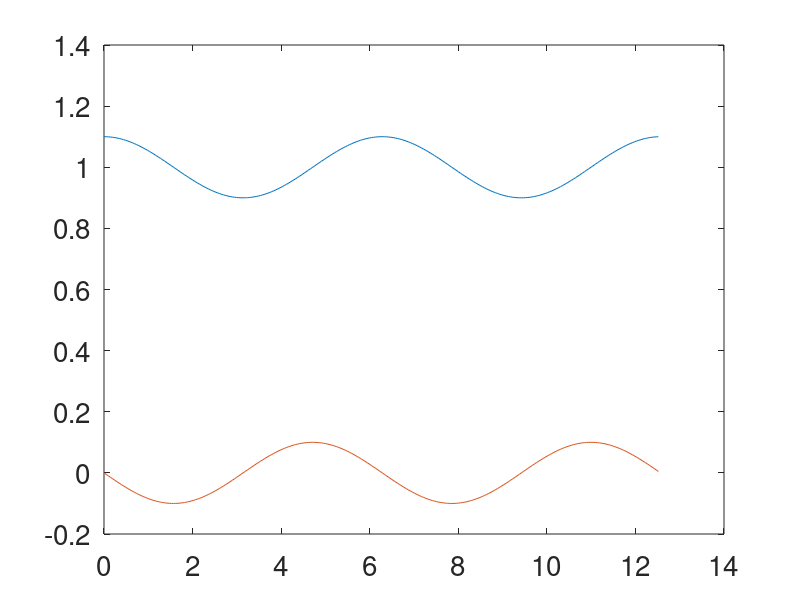

Recreate this plot in MATLAB.
function lin_profile
%
% Sinusoidal wave with binary output for 2D code.
% 

fbase = 'lin_A01_N256'

N = 256             % number of output points
L = 4*pi            % domain size
k = 2*pi/L * 2      % two wavelengths
A = 0.1
  
iunit = i;

%----------------------------------------------------

  x = (0:N-1)*L/N;

  psi = 1 + A*cos(k*x) - iunit * A*sin(k*x);

  plot(x,real(psi), x,imag(psi));  set(gca, "fontsize", 20);

  psi = repmat(psi, N, 1);

  p  = zeros(2,N,N);
  p(1,:,:) = real(psi);
  p(2,:,:) = imag(psi);

  p = reshape(p, N*N*2, 1);

  fid = fopen([fbase, '.psi.0000'], 'wb');
  fwrite(fid, p, 'double');
  fclose(fid);


end

%---------------------
